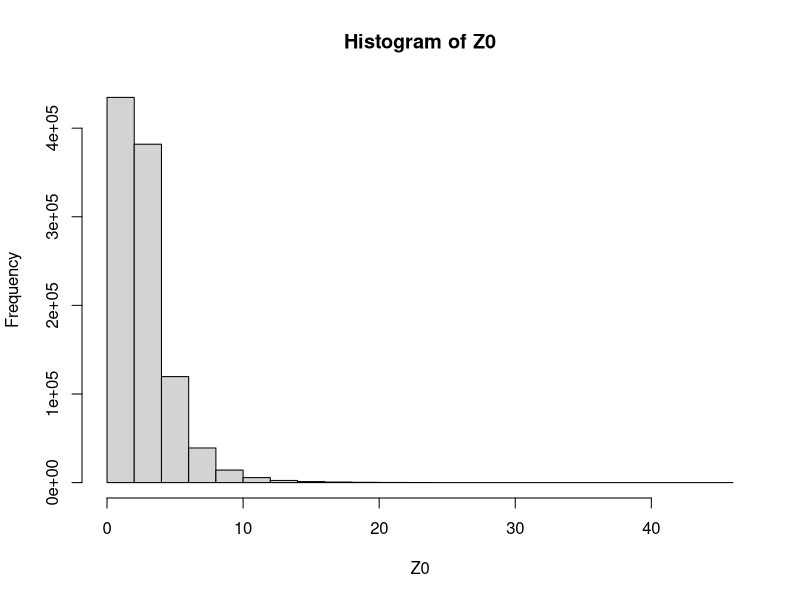
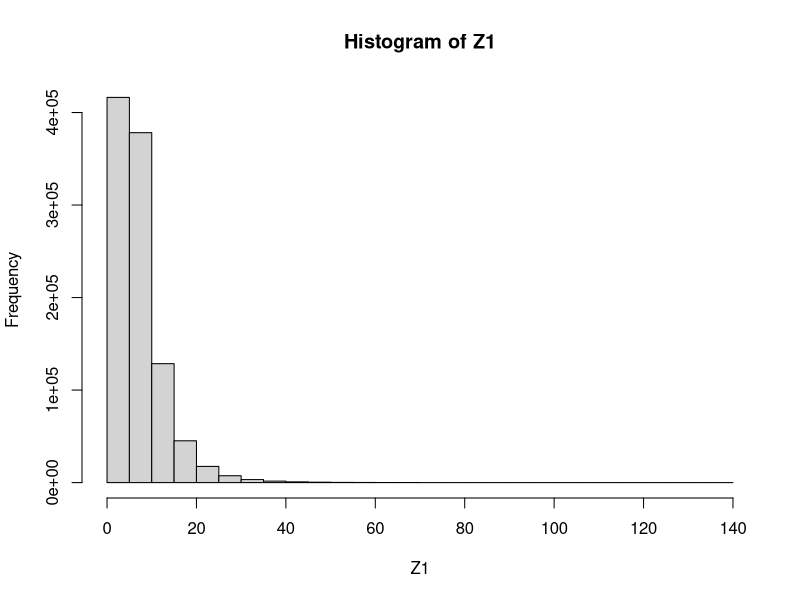
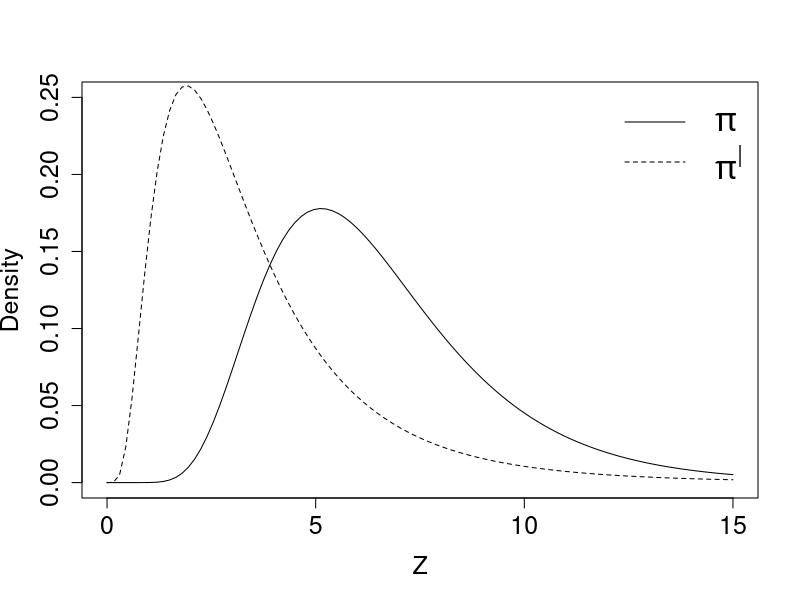

R code for these plots, in order:
alpha0 <- .7
alpha1 <- 1-alpha0
alphas <- c(alpha0, alpha1)

mU0 <-  -.80 ; vU0 <- .40
mU1 <- .5; vU1 <- .05

mV0 <- -1.6; vV0 <- 0.024
mV1 <- -1.25; vV1 <- 0.4

M <- 1e6
U0 <- rlnorm(M, m = mU0, sd = sqrt(vU0))
U1 <- rlnorm(M, m = mU1, sd = sqrt(vU1))

V0 <- rlnorm(M, m = mV0, sd = sqrt(vV0))
V1 <- rlnorm(M, m = mV1, sd = sqrt(vV1))

Z0 <- U0/V0

Z1 <- U1/V1

hist(Z0)
hist(Z1)

muU <- c(mU0, mU1)
muV <- c(mV0, mV1)
sigmaU <- c(vU0, vU1)
sigmaV <- c(vV0, vV1)

###########
## Pool-then-induce

wsU <- alphas/sigmaU
muUstar <- sum(wsU*muU)/sum(wsU)
vUstar <-  1/sum(wsU)
#
wsV <- alphas/sigmaV
muVstar <- sum(wsV*muV)/sum(wsV)
vVstar <-  1/sum(wsV)

muZstar <- muUstar - muVstar  
vZstar <- vUstar + vVstar

## Induce then pool
wsZ <- alphas/(sigmaU + sigmaV)
muZstarstar <- sum(wsZ * muU)/sum(wsZ) - sum(wsZ * muV)/sum(wsZ)
vZstarstar <- 1/sum(wsZ)

curve(dlnorm(x, muZstar, sqrt(vZstar)) , 0, 15, ylim = c(0, .25),
      ylab = "Density", xlab = expression(Z), cex.lab = 1.5, cex.axis = 1.5)
curve(dlnorm(x, muZstarstar, sqrt(vZstarstar)), lty = 2, add = TRUE)
legend(x = "topright", legend = c(expression(pi), expression(pi^"|")), lty = 1:2, bty = "n", cex = 2)

